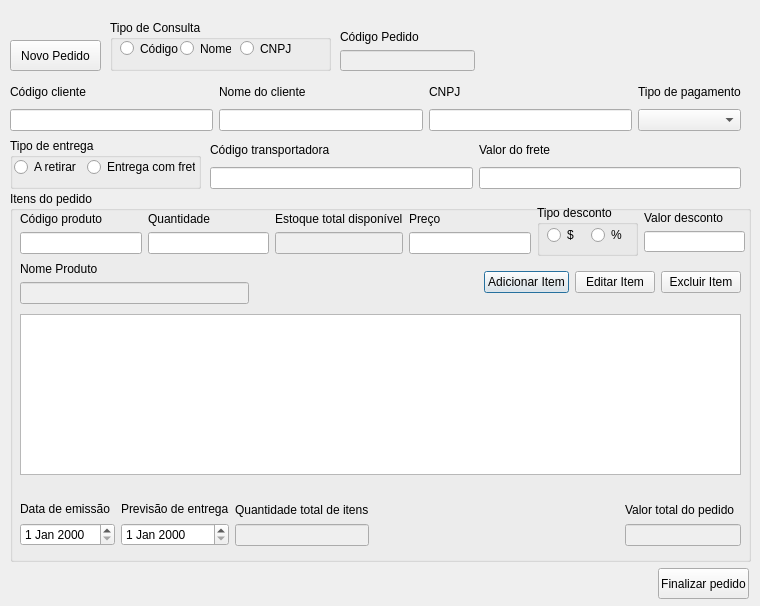
<?xml version="1.0" encoding="UTF-8"?>
<ui version="4.0">
 <class>pedido_de_compra</class>
 <widget class="QDialog" name="pedido_de_compra">
  <property name="geometry">
   <rect>
    <x>0</x>
    <y>0</y>
    <width>760</width>
    <height>606</height>
   </rect>
  </property>
  <property name="windowTitle">
   <string>Dialog</string>
  </property>
  <widget class="QGroupBox" name="groupBox">
   <property name="geometry">
    <rect>
     <x>10</x>
     <y>138</y>
     <width>191</width>
     <height>51</height>
    </rect>
   </property>
   <property name="sizePolicy">
    <sizepolicy hsizetype="Fixed" vsizetype="Preferred">
     <horstretch>0</horstretch>
     <verstretch>0</verstretch>
    </sizepolicy>
   </property>
   <property name="title">
    <string>Tipo de entrega</string>
   </property>
   <widget class="QWidget" name="layoutWidget">
    <property name="geometry">
     <rect>
      <x>4</x>
      <y>14</y>
      <width>181</width>
      <height>31</height>
     </rect>
    </property>
    <layout class="QHBoxLayout" name="horizontalLayout_3">
     <item>
      <widget class="QRadioButton" name="rb_entrega_retirar">
       <property name="text">
        <string>A retirar</string>
       </property>
      </widget>
     </item>
     <item>
      <widget class="QRadioButton" name="rb_entrega_frete">
       <property name="text">
        <string>Entrega com frete</string>
       </property>
      </widget>
     </item>
    </layout>
   </widget>
  </widget>
  <widget class="QGroupBox" name="groupBox_2">
   <property name="geometry">
    <rect>
     <x>10</x>
     <y>191</y>
     <width>741</width>
     <height>371</height>
    </rect>
   </property>
   <property name="title">
    <string>Itens do pedido</string>
   </property>
   <widget class="QTableWidget" name="tableWidget">
    <property name="geometry">
     <rect>
      <x>10</x>
      <y>123</y>
      <width>721</width>
      <height>161</height>
     </rect>
    </property>
   </widget>
   <widget class="QGroupBox" name="groupBox_3">
    <property name="geometry">
     <rect>
      <x>527</x>
      <y>14</y>
      <width>101</width>
      <height>51</height>
     </rect>
    </property>
    <property name="title">
     <string>Tipo desconto</string>
    </property>
    <widget class="QWidget" name="layoutWidget">
     <property name="geometry">
      <rect>
       <x>10</x>
       <y>20</y>
       <width>81</width>
       <height>21</height>
      </rect>
     </property>
     <layout class="QHBoxLayout" name="horizontalLayout_5">
      <item>
       <widget class="QRadioButton" name="rb_tipo_desc_moeda">
        <property name="text">
         <string>$</string>
        </property>
       </widget>
      </item>
      <item>
       <widget class="QRadioButton" name="rb_tipo_desc_porcent">
        <property name="text">
         <string>%</string>
        </property>
       </widget>
      </item>
     </layout>
    </widget>
   </widget>
   <widget class="QWidget" name="layoutWidget">
    <property name="geometry">
     <rect>
      <x>10</x>
      <y>310</y>
      <width>721</width>
      <height>45</height>
     </rect>
    </property>
    <layout class="QHBoxLayout" name="horizontalLayout_7">
     <item>
      <layout class="QHBoxLayout" name="horizontalLayout">
       <item>
        <layout class="QVBoxLayout" name="verticalLayout">
         <item>
          <widget class="QLabel" name="label_7">
           <property name="text">
            <string>Data de emissão</string>
           </property>
          </widget>
         </item>
         <item>
          <widget class="QDateEdit" name="dateEdit_pedido_data_emissao"/>
         </item>
        </layout>
       </item>
       <item>
        <layout class="QVBoxLayout" name="verticalLayout_2">
         <item>
          <widget class="QLabel" name="label_8">
           <property name="text">
            <string>Previsão de entrega</string>
           </property>
          </widget>
         </item>
         <item>
          <widget class="QDateEdit" name="dateEdit_pedido_prev_entrega"/>
         </item>
        </layout>
       </item>
      </layout>
     </item>
     <item>
      <layout class="QVBoxLayout" name="verticalLayout_14">
       <item>
        <widget class="QLabel" name="label_15">
         <property name="text">
          <string>Quantidade total de itens</string>
         </property>
        </widget>
       </item>
       <item>
        <widget class="QLineEdit" name="txt_quant_total_itens">
         <property name="enabled">
          <bool>false</bool>
         </property>
        </widget>
       </item>
      </layout>
     </item>
     <item>
      <spacer name="horizontalSpacer">
       <property name="orientation">
        <enum>Qt::Horizontal</enum>
       </property>
       <property name="sizeType">
        <enum>QSizePolicy::Fixed</enum>
       </property>
       <property name="sizeHint" stdset="0">
        <size>
         <width>250</width>
         <height>20</height>
        </size>
       </property>
      </spacer>
     </item>
     <item>
      <layout class="QVBoxLayout" name="verticalLayout_15">
       <item>
        <widget class="QLabel" name="label_16">
         <property name="text">
          <string>Valor total do pedido</string>
         </property>
        </widget>
       </item>
       <item>
        <widget class="QLineEdit" name="txt_valor_total_ped">
         <property name="enabled">
          <bool>false</bool>
         </property>
        </widget>
       </item>
      </layout>
     </item>
    </layout>
   </widget>
   <widget class="QWidget" name="layoutWidget">
    <property name="geometry">
     <rect>
      <x>634</x>
      <y>20</y>
      <width>101</width>
      <height>41</height>
     </rect>
    </property>
    <layout class="QVBoxLayout" name="verticalLayout_13">
     <item>
      <widget class="QLabel" name="label_13">
       <property name="text">
        <string>Valor desconto</string>
       </property>
      </widget>
     </item>
     <item>
      <widget class="QLineEdit" name="txt_valor_desconto"/>
     </item>
    </layout>
   </widget>
   <widget class="QWidget" name="layoutWidget">
    <property name="geometry">
     <rect>
      <x>10</x>
      <y>20</y>
      <width>511</width>
      <height>43</height>
     </rect>
    </property>
    <layout class="QHBoxLayout" name="horizontalLayout_8">
     <item>
      <layout class="QVBoxLayout" name="verticalLayout_9">
       <item>
        <widget class="QLabel" name="label_9">
         <property name="text">
          <string>Código produto</string>
         </property>
        </widget>
       </item>
       <item>
        <widget class="QLineEdit" name="txt_prod_cod"/>
       </item>
      </layout>
     </item>
     <item>
      <layout class="QVBoxLayout" name="verticalLayout_10">
       <item>
        <widget class="QLabel" name="label_10">
         <property name="text">
          <string>Quantidade</string>
         </property>
        </widget>
       </item>
       <item>
        <widget class="QLineEdit" name="txt_prod_qtde"/>
       </item>
      </layout>
     </item>
     <item>
      <layout class="QVBoxLayout" name="verticalLayout_11">
       <item>
        <widget class="QLabel" name="label_14">
         <property name="text">
          <string>Estoque total disponível</string>
         </property>
        </widget>
       </item>
       <item>
        <widget class="QLineEdit" name="txt_prod_estoq_disp">
         <property name="enabled">
          <bool>false</bool>
         </property>
        </widget>
       </item>
      </layout>
     </item>
     <item>
      <layout class="QVBoxLayout" name="verticalLayout_12">
       <item>
        <widget class="QLabel" name="label_11">
         <property name="text">
          <string>Preço</string>
         </property>
        </widget>
       </item>
       <item>
        <widget class="QLineEdit" name="txt_prod_preco">
         <property name="enabled">
          <bool>true</bool>
         </property>
        </widget>
       </item>
      </layout>
     </item>
    </layout>
   </widget>
   <widget class="QWidget" name="layoutWidget">
    <property name="geometry">
     <rect>
      <x>10</x>
      <y>70</y>
      <width>721</width>
      <height>43</height>
     </rect>
    </property>
    <layout class="QHBoxLayout" name="horizontalLayout_9">
     <item>
      <layout class="QVBoxLayout" name="verticalLayout_16">
       <item>
        <widget class="QLabel" name="label_17">
         <property name="text">
          <string>Nome Produto</string>
         </property>
        </widget>
       </item>
       <item>
        <widget class="QLineEdit" name="txt_nome_produto">
         <property name="enabled">
          <bool>false</bool>
         </property>
        </widget>
       </item>
      </layout>
     </item>
     <item>
      <spacer name="horizontalSpacer_2">
       <property name="orientation">
        <enum>Qt::Horizontal</enum>
       </property>
       <property name="sizeHint" stdset="0">
        <size>
         <width>40</width>
         <height>20</height>
        </size>
       </property>
      </spacer>
     </item>
     <item>
      <layout class="QHBoxLayout" name="horizontalLayout_6">
       <item>
        <widget class="QPushButton" name="btn_item_add">
         <property name="text">
          <string>Adicionar Item</string>
         </property>
        </widget>
       </item>
       <item>
        <widget class="QPushButton" name="btn_item_edit">
         <property name="text">
          <string>Editar Item</string>
         </property>
        </widget>
       </item>
       <item>
        <widget class="QPushButton" name="btn_item_excluir">
         <property name="text">
          <string>Excluir Item</string>
         </property>
        </widget>
       </item>
      </layout>
     </item>
    </layout>
   </widget>
  </widget>
  <widget class="QPushButton" name="btn_finalizar_ped">
   <property name="geometry">
    <rect>
     <x>658</x>
     <y>568</y>
     <width>91</width>
     <height>31</height>
    </rect>
   </property>
   <property name="text">
    <string>Finalizar pedido</string>
   </property>
  </widget>
  <widget class="QPushButton" name="btn_novo_ped">
   <property name="geometry">
    <rect>
     <x>10</x>
     <y>40</y>
     <width>91</width>
     <height>31</height>
    </rect>
   </property>
   <property name="text">
    <string>Novo Pedido</string>
   </property>
  </widget>
  <widget class="QWidget" name="layoutWidget">
   <property name="geometry">
    <rect>
     <x>10</x>
     <y>81</y>
     <width>731</width>
     <height>50</height>
    </rect>
   </property>
   <layout class="QHBoxLayout" name="horizontalLayout_2">
    <item>
     <layout class="QVBoxLayout" name="verticalLayout_3">
      <item>
       <widget class="QLabel" name="label_3">
        <property name="text">
         <string>Código cliente</string>
        </property>
       </widget>
      </item>
      <item>
       <widget class="QLineEdit" name="txt_cod_cli"/>
      </item>
     </layout>
    </item>
    <item>
     <layout class="QVBoxLayout" name="verticalLayout_4">
      <item>
       <widget class="QLabel" name="label">
        <property name="text">
         <string>Nome do cliente</string>
        </property>
       </widget>
      </item>
      <item>
       <widget class="QLineEdit" name="txt_nome_cli"/>
      </item>
     </layout>
    </item>
    <item>
     <layout class="QVBoxLayout" name="verticalLayout_5">
      <item>
       <widget class="QLabel" name="label_2">
        <property name="text">
         <string>CNPJ</string>
        </property>
       </widget>
      </item>
      <item>
       <widget class="QLineEdit" name="txt_cnpj_cli"/>
      </item>
     </layout>
    </item>
    <item>
     <layout class="QVBoxLayout" name="verticalLayout_6">
      <item>
       <widget class="QLabel" name="label_6">
        <property name="text">
         <string>Tipo de pagamento</string>
        </property>
       </widget>
      </item>
      <item>
       <widget class="QComboBox" name="cb_tipo_pag_cli"/>
      </item>
     </layout>
    </item>
   </layout>
  </widget>
  <widget class="QWidget" name="layoutWidget">
   <property name="geometry">
    <rect>
     <x>210</x>
     <y>138</y>
     <width>531</width>
     <height>51</height>
    </rect>
   </property>
   <layout class="QHBoxLayout" name="horizontalLayout_4">
    <item>
     <layout class="QVBoxLayout" name="verticalLayout_8">
      <item>
       <widget class="QLabel" name="label_5">
        <property name="text">
         <string>Código transportadora</string>
        </property>
       </widget>
      </item>
      <item>
       <widget class="QLineEdit" name="txt_cod_transp"/>
      </item>
     </layout>
    </item>
    <item>
     <layout class="QVBoxLayout" name="verticalLayout_7">
      <item>
       <widget class="QLabel" name="label_4">
        <property name="text">
         <string>Valor do frete</string>
        </property>
       </widget>
      </item>
      <item>
       <widget class="QLineEdit" name="txt_valor_frete"/>
      </item>
     </layout>
    </item>
   </layout>
  </widget>
  <widget class="QGroupBox" name="groupBox_tipo_consulta">
   <property name="geometry">
    <rect>
     <x>110</x>
     <y>20</y>
     <width>221</width>
     <height>51</height>
    </rect>
   </property>
   <property name="title">
    <string>Tipo de Consulta</string>
   </property>
   <widget class="QRadioButton" name="rb_cod_cli">
    <property name="geometry">
     <rect>
      <x>10</x>
      <y>20</y>
      <width>82</width>
      <height>17</height>
     </rect>
    </property>
    <property name="text">
     <string>Código</string>
    </property>
   </widget>
   <widget class="QRadioButton" name="rb_nome_cli">
    <property name="geometry">
     <rect>
      <x>70</x>
      <y>20</y>
      <width>51</width>
      <height>17</height>
     </rect>
    </property>
    <property name="text">
     <string>Nome</string>
    </property>
   </widget>
   <widget class="QRadioButton" name="rb_cnpj">
    <property name="geometry">
     <rect>
      <x>130</x>
      <y>20</y>
      <width>51</width>
      <height>17</height>
     </rect>
    </property>
    <property name="text">
     <string>CNPJ</string>
    </property>
   </widget>
  </widget>
  <widget class="QWidget" name="layoutWidget">
   <property name="geometry">
    <rect>
     <x>340</x>
     <y>30</y>
     <width>135</width>
     <height>41</height>
    </rect>
   </property>
   <layout class="QVBoxLayout" name="verticalLayout_17">
    <item>
     <widget class="QLabel" name="label_12">
      <property name="text">
       <string>Código Pedido</string>
      </property>
     </widget>
    </item>
    <item>
     <widget class="QLineEdit" name="txt_cod_ped">
      <property name="enabled">
       <bool>false</bool>
      </property>
     </widget>
    </item>
   </layout>
  </widget>
 </widget>
 <resources/>
 <connections/>
</ui>
